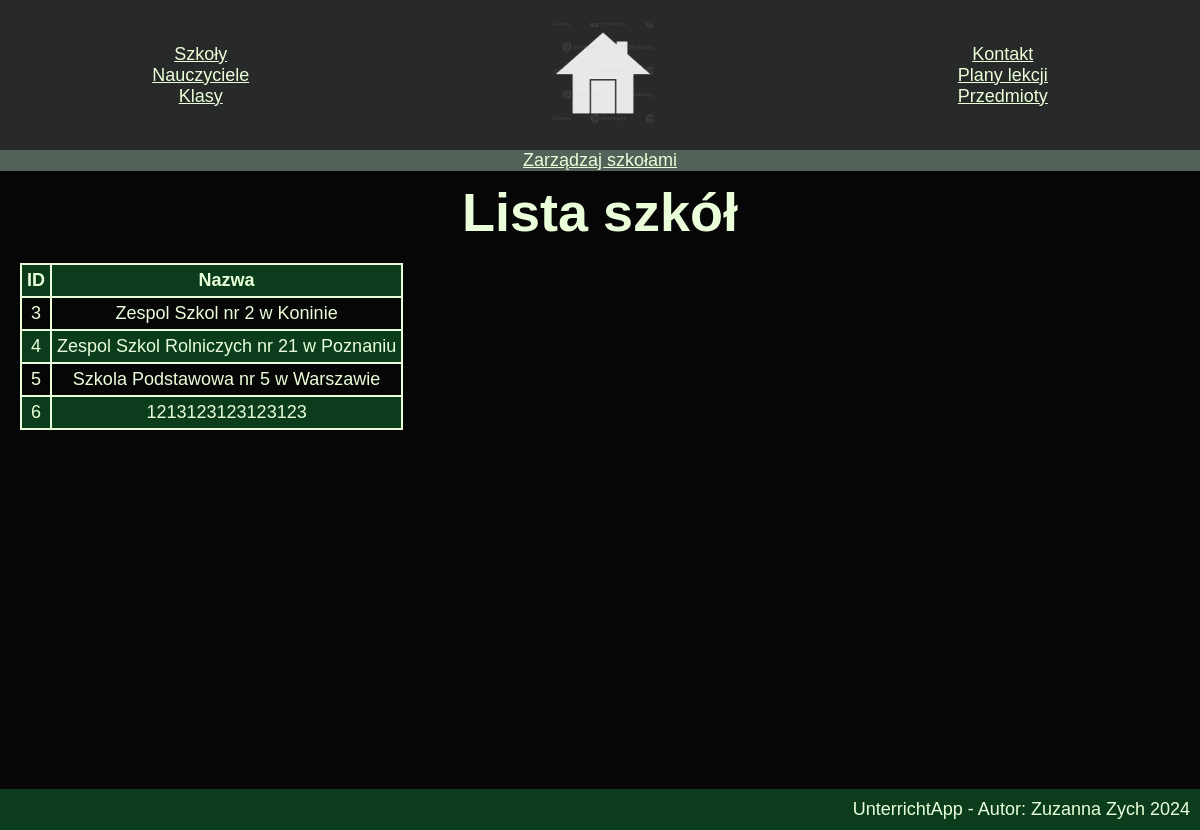
The page /szkola.php on the database as committed earlier.
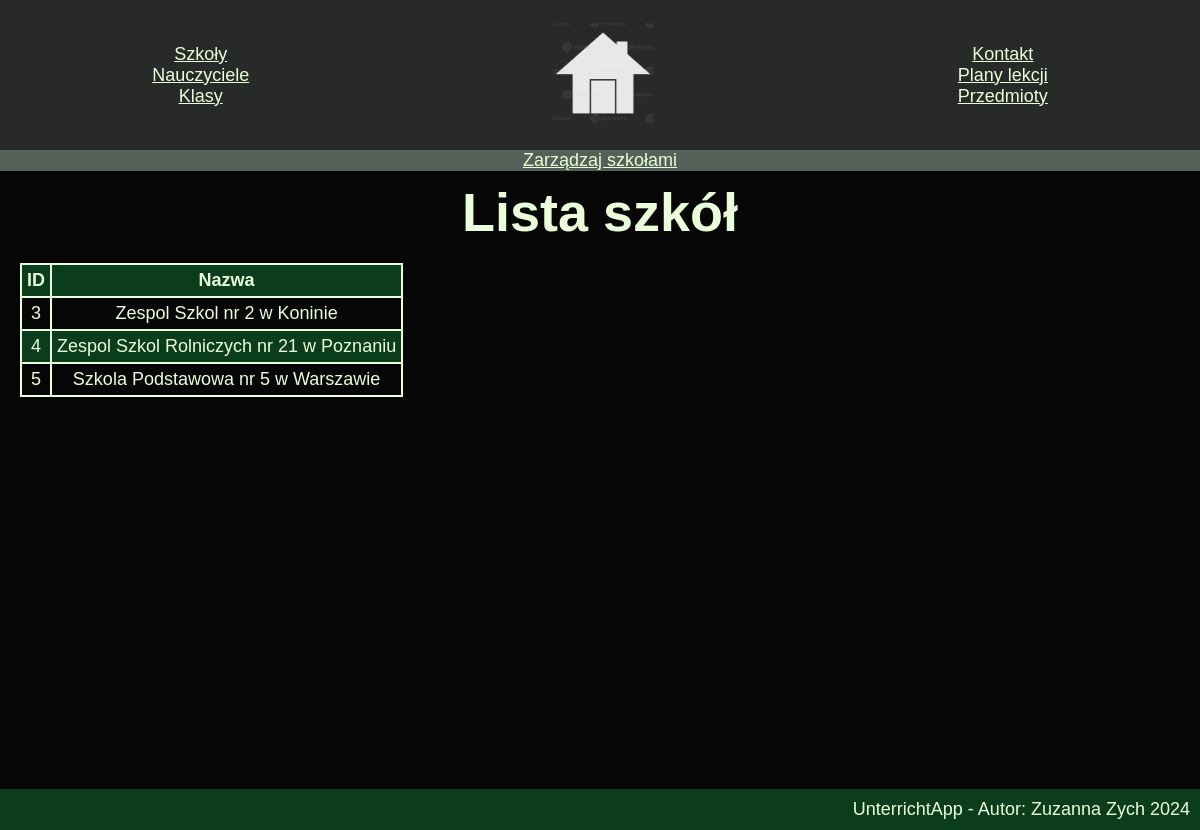
The same page on the database as committed later.
### tables this page shows
CREATE TABLE `szkola` (
  `id` int(10) UNSIGNED NOT NULL,
  `nazwa` varchar(60) NOT NULL
);

### szkola.php (the view, shortened to what this page needs)
<!DOCTYPE html>
<html lang="pl">
<head>
     <link rel="stylesheet" href="styl.css">
</head>
<body>
     <?php
     include_once "func.php";
     if (!isset($_GET['edit'])) {
          echo"<a id='toggle' class='toggle' href='szkola.php?edit=true'>Zarządzaj szkołami</a>";
     } else if ($_GET['edit'] == "true") {
          echo"<a id='toggle' class='toggle' href='szkola.php?edit=false'>Zobacz szkoły</a>";
     } else {
          echo"<a id='toggle' class='toggle' href='szkola.php?edit=true'>Zarządzaj szkołami</a>";
     }
     ?>
     <?php
     include "conn.php";
          ?>
     <div id="editOFF">
          <div class="center">
               <h3 class="center">Lista szkół</h3>
               <table>
                    <tr>
                         <th>ID</th>
                         <th>Nazwa</th>
                    </tr>
                    <?php
$result = mysqli_query($conn, "SELECT * from szkola");
while ($row = mysqli_fetch_assoc($result)) {
     echo "<tr>" ;
     foreach($row as $el){
          echo "<td>".$el."</td>";
     }
     echo "</tr>" ;
}
?>
</table>
</div>
</div>
</body>
</html>

Rows that differ between the two databases and show on the page:
removed szkola: id "6", nazwa "1213123123123123"
